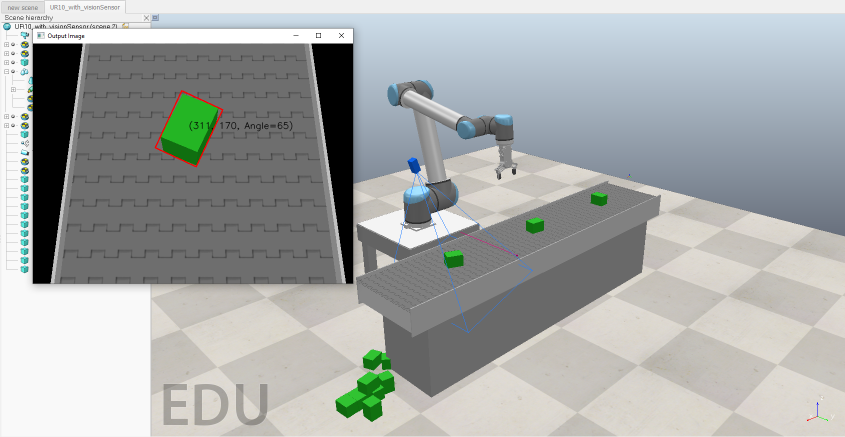
#> input picture Image/ss.PNG, 1690 x 874 px (shown at 1/2 size); its folder holds only this picture in this run
$ python -i image_processing.py   (imports and definitions only)
#> lines starting #> are read from the running program, lines starting #| are printed output that depends on the picture; after the words box and inside, x2 and y2 are one past the last pixel; in counts of white or black regions, pixels touching at a corner belong together
#> further down, picture is the input picture: shape (874, 1690, 3); mean B, G, R 168.6, 169.7, 166.1
# Example of read image data from CoppeliaSim

import cv2 as cv
import numpy as np
import sim
import time

# ============================================================= #
#  Color Image Filtering :
# ============================================================= #
def filter_image(img, filterColor):

    if filterColor == 'red':
        lower_bound = np.array([0, 70, 50])
        upper_bound = np.array([10, 255, 255])
    elif filterColor == 'green':
        lower_bound = np.array([36, 25, 25])
        upper_bound = np.array([70, 255, 255])
    elif filterColor == 'blue':
        lower_bound = np.array([105, 70, 50])
        upper_bound = np.array([130, 255, 255])

    hsv = cv.cvtColor(img, cv.COLOR_BGR2HSV)
    gray = cv.cvtColor(img, cv.COLOR_BGR2GRAY)

    # Create a mask using the bounds set
    mask = cv.inRange(hsv, lower_bound, upper_bound)
    # Create an inverse of the mask
    mask_inv = cv.bitwise_not(mask)
    # Filter only the red colour from the original image using the mask (foreground)
    res = cv.bitwise_and(img, img, mask=mask)
    # Filter the regions containing colours other than red from the grayscale image
    background = cv.bitwise_and(gray, gray, mask=mask_inv)
    # Convert the one channelled grayscale background to a three channelled image
    background = np.stack((background,) * 3, axis=-1)
    # add the foreground and the background
    added_img = cv.add(res, background)

    return mask, mask_inv, res, added_img, hsv

# ============================================================= #
#  Orientation Detection :
# ============================================================= #
def detect_orientation(img):
    # Convert image to grayscale:
    gray = cv.cvtColor(img, cv.COLOR_BGR2GRAY)
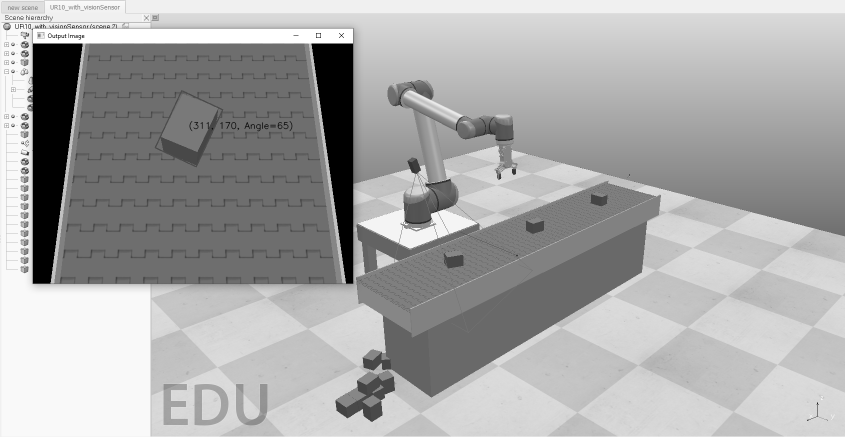
#> gray: shape (874, 1690) (shown at 1/2 size); min 0, max 255, mean 168.5
    # Convert image to binary:
    ret, bw = cv.threshold(gray, 50, 255, cv.THRESH_BINARY | cv.THRESH_OTSU)
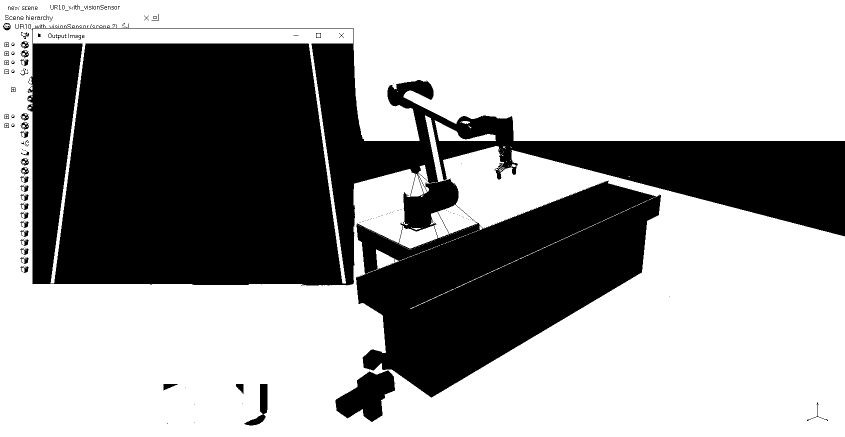
#> bw: shape (874, 1690) (shown at 1/2 size); 61.8% white; 254 black regions (191 under 20 px)
#> ret = 156
    contours, res = cv.findContours(bw, cv.RETR_LIST, cv.CHAIN_APPROX_NONE)
#> contours = 985 contours, 888 with area under 20; largest, box (x1, y1, x2, y2) and area: (0, 0, 1690, 874) 1035804, (711, 360, 1323, 796) 144548, (66, 57, 706, 567) 23707, (670, 740, 791, 845) 7256, (869, 240, 992, 282) 1728; res = 985 rows, first 6: [1, -1, -1, -1], [2, 0, -1, -1], [3, 1, -1, -1], [4, 2, -1, -1], [5, 3, -1, -1], [6, 4, -1, -1]

    for i, c in enumerate(contours):

        # Calculate the area of each contour
        area = cv.contourArea(c)

        # Ignore contours that are too small or too large
        #if area < 3700 or 100000 < area:
        #    continue

        # cv.minAreaRect returns:
        # (center(x, y), (width, height), angle of rotation) = cv2.minAreaRect(c)
        rect = cv.minAreaRect(c)
        box = cv.boxPoints(rect)
        box = np.int0(box)

        # Retrieve the key parameters of the rotated bounding box
        center = (int(rect[0][0]), int(rect[0][1]))
        width = int(rect[1][0])
        height = int(rect[1][1])
        angle = int(rect[2])

        if width < height:
            angle = 90 - angle
        else:
            angle = -angle

        #label = "(" + str(angle) + " deg"

        label = "({x}, {y}, Angle={ori})".format(x=center[0], y=center[1], ori=angle)

        #textbox = cv.rectangle(img, (center[0] - 35, center[1] - 25),
        #                       (center[0] + 295, center[1] + 10), (255, 255, 255), -1)

        cv.putText(img, label, (center[0], center[1]),
                   cv.FONT_HERSHEY_SIMPLEX, 0.6, (0, 0, 0), 1, cv.LINE_AA)

        cv.drawContours(img, [box], 0, (0, 0, 255), 2)
#> this loop made 985 passes
#> (area, rect, box, width, height, angle, label) on passes 20, 22, 23, 24, 26: (71.5, ((1634.5, 819), (30, 7), -90), [[1638, 834], [1631, 834], [1631, 804], [1638, 804]], 30, 7, 90, '(1634, 819, Angle=90)'), (1432, ((520.9, 811.6), (92.52, 36.28), -67.95), [[520, 861], [486, 847], [521, 761], [555, 775]], 92, 36, 67, '(520, 811, Angle=67)'), (212, ((479, 777.5), (21, 16), -90), [[487, 788], [471, 788], [471, 767], [487, 767]], 21, 16, 90, '(479, 777, Angle=90)'), (230, ((338.9, 769), (32.3, 13), -23.2), [[326, 781], [321, 769], [351, 756], [356, 768]], 32, 12, 23, '(338, 768, Angle=23)'), (7255.5, ((738.4, 795.6), (131.8, 86.85), -42.83), [[719, 872], [660, 808], [757, 718], [816, 782]], 131, 86, 42, '(738, 795, Angle=42)')
#> (area, width, height, angle) on pass 76: (843.5, 42, 47, 173)
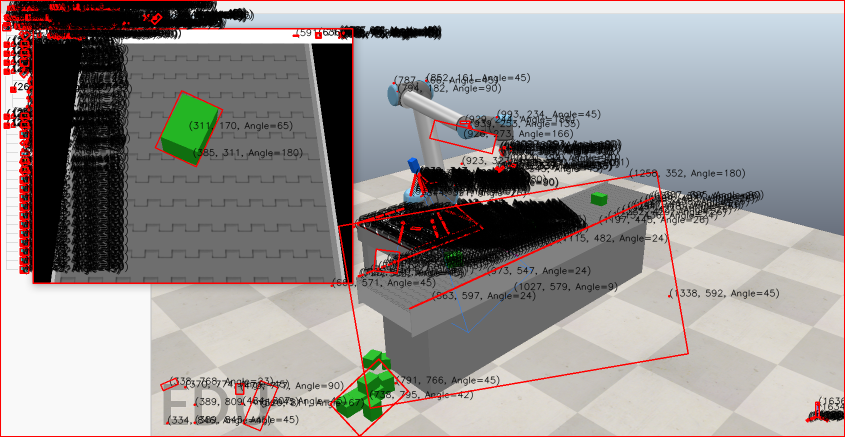
#> img: shape (874, 1690, 3) (shown at 1/2 size); 16.96% of pixels changed, all inside (x1, y1, x2, y2) = (0, 0, 1690, 874)

    cv.imshow('Output Image', img)

    return img


# [1 line not run here, left out]
# [1 line that did not run here, left out]
# [20 lines not run here, left out]

    # [5 lines of commented-out code are left out]

>>> import cv2
>>> picture = cv2.imread('Image/ss.PNG')
>>> result = detect_orientation(picture)
